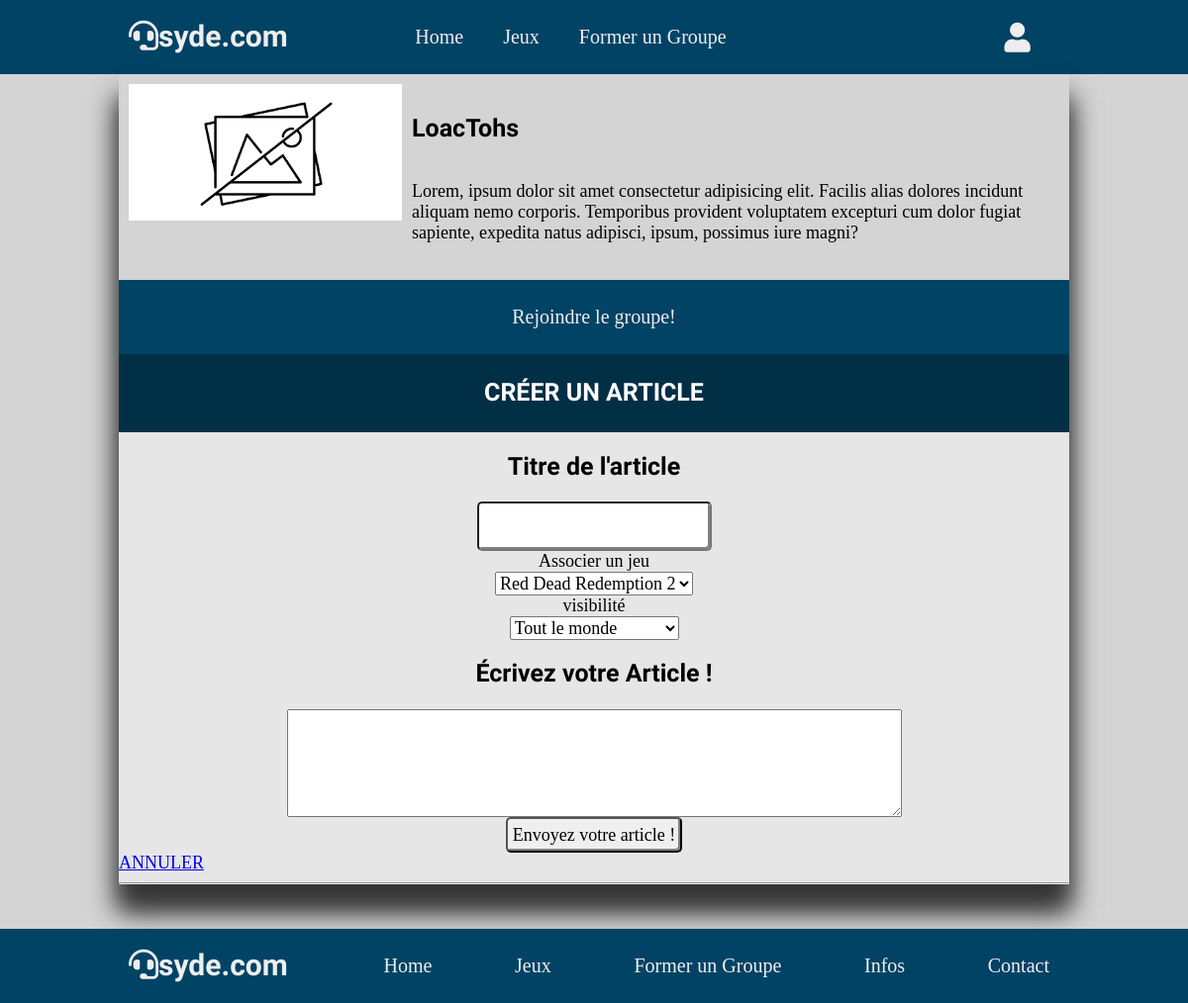
Page /?page=Articles/Add&group_id=11 (signed in) on the committed database.
### tables this page shows
CREATE TABLE `groups` (
  `group_id` int(11) UNSIGNED NOT NULL,
  `group_creator_id` int(11) UNSIGNED NOT NULL,
  `group_title` text NOT NULL,
  `group_description` text NOT NULL,
  `group_img` varchar(255) NOT NULL DEFAULT 'no-images.png',
  `group_rate` int(11) DEFAULT '0',
  `group_created_at` date NOT NULL
);

### index.php (called while the page is built, shortened)
<?php
require_once 'program/Database.class.php';
$content = new Controller;
if(isset($_GET['page'])){
    $contentView = $content->load($_GET['page']);
}else{
    $contentView = $content->load();
}
include $contentView['controllerLink'];
include 'views/layout.phtml';

### controllers/Articles/Add/AddController.class.php (called while the page is built, shortened)
<?php
require_once MODEL.'groupModel.php';
class AddController{
    private $groupModel;
    public function __construct()
    {
        $this->groupModel = new Group();
    }
    public function run(){
        $list = $this->groupModel->findGameOfGroup($_GET['group_id']);
        $group = $this->groupModel->findOne($_GET['group_id']);
        return [
            'group' => $group,
            'jeux' => $list
        ];
    }
}
$add = new AddController();
extract($add->run());

### program/Database.class.php (called while the page is built, shortened)
<?php
class Database
{
	private $pdo;
	private $dsn	 	= 'mysql:host=localhost;dbname=gaming-site;charset=utf8';
	private $password 	= '';
	private $user	 	= 'root';
	public function __construct()
	{
		$this->pdo = new PDO
		(
			$this->dsn,$this->user,$this->password,
			[
				PDO::ATTR_ERRMODE => PDO::ERRMODE_EXCEPTION
			]
		);
		$this->pdo->exec('SET NAMES UTF8');
	}
    public function query($sql, array $criteria = array())
    {
        $query = $this->pdo->prepare($sql);
        $query->execute($criteria);
        return $query->fetchAll(PDO::FETCH_ASSOC);
    }
    public function queryOne($sql, array $criteria = array())
    {
        $query = $this->pdo->prepare($sql);
        $query->execute($criteria);
        return $query->fetch(PDO::FETCH_ASSOC);
    }
}

### models/groupModel.php (called while the page is built, shortened)
<?php
class Group{
    private $db;
    public function __construct()
    {
        $this->db = new Database();
    }
    public function findOne(int $id)
    {
        return $this->db->queryOne(
            'SELECT * FROM `groups` WHERE `group_id` = :id',
            [
                ':id'   => $id
            ]
        );
    }
    public function findGameOfGroup(int $id){
        return $this->db->query(
            "SELECT `jeu_title`, `jeu_id` FROM `jeux`
            INNER JOIN `game_by_group` ON game_by_group.game_id = jeux.jeu_id
            WHERE group_id = :id",[
                ':id' => $id
            ]
        );
    }
}

### views/Articles/Add/AddView.phtml (the view, shortened to what this page needs)
<main class="container box-shd">
    <?php include'views/Group/MenuGroup.phtml' ;?>
    <section>
        <h2>Créer un Article</h2>
        <div id="create_form">
            <form action="?page=Articles/Add&group_id=<?= $group['group_id']?>" method="POST">
                <label for="article_title"><h2>Titre de l'article</h2></label>
                    <input type="text" name="article_title" id="article_title" required>
                <label for="jeu_name">Associer un jeu</label>
                    <select name="jeu_name" id="jeu_name">
                        <?php foreach($jeux as $jeu):?>
                            <option value="<?= $jeu['jeu_id']?>"><?= $jeu['jeu_title']?></option>
                        <?php endforeach;?>
                    </select>
                <label for="visible_by">visibilité</label>
                    <select name="visible_by" id="visible_by">
                        <option value="2" selected>Tout le monde</option>
                    </select>
                <label for="article_content"><h2>Écrivez votre Article !</h2></label>
                    <textarea name="article_content" id="article_content" rows="5" cols="60" required></textarea>
                    <input type="submit" value="Envoyez votre article !">
            </form>
            <a href="?page=Group&group_id=<?= $group['group_id']?>">ANNULER</a>
            <hr>
        </div>
    </section>
</main>

### views/Group/MenuGroup.phtml (shortened to what this page needs)
<div class="row box">
        <div class="full-width content-40">
            <img src="images/group/<?= $group['group_img']?>" alt="">
        </div>
        <div class="col btw box content-60">
            <h2><?= htmlspecialchars($group['group_title'])?></h2>
            <p><?= htmlspecialchars($group['group_description'])?></p>
        </div>
    </div>
    <div class="grp-menu">
        <nav>
            <ul>
                <?php if(!isset($_SESSION['user']) || $_SESSION['user']['group_id'] != $group['group_id']):?>
                    <li><a href="?page=Group&group_id=<?= $group['group_id']?>&join=1" title="Rejoindre le groupe">Rejoindre le groupe!</a></li>
                <?php endif;?>
            </ul>
        </nav>
    </div>

### style.css (style rules this page uses)
html { font-size : 62.5%; }
body { font-size: 1.8rem; margin : 0 auto; background-color: #d4d4d4; }
h2 { font-family: 'Sawarabi Mincho', sans-serif; font-size: 2.5rem; }
.full-width img { width: 100%; }
.container { width : 80%; margin : 0 auto; }
.box { margin: 0; padding: 10px; }
.content-40 { width: 30%; }
.content-60 { width: 70%; }
main { margin-bottom: 45px !important; }
.col { display: flex; flex-direction: column; }
.row { display: flex; flex-direction: row; }
.btw { justify-content: space-between; }
.box-shd { box-shadow: 0px 25px 25px #333, 0px 25px 25px #666; }
header, footer, .grp-menu { margin : 0 auto; background-color: #004365; }
.grp-menu nav ul { padding : 0; display : flex; flex-direction: row; justify-content: space-around; align-items: center; margin : 0 auto 0 ; height : auto; }
header nav ul li, footer nav ul li, .grp-menu nav ul li { display : flex; flex-direction: column; list-style-type: none; text-align: center; height : 75px; justify-content: center; transition: all 300ms ease-in-out; }
header nav ul li a, footer nav ul li a, .grp-menu nav ul li a { display : inline-block; text-decoration: none; font-size: 2rem; text-align : center ; padding: 20px 20px 20px; color:#eee; }
main > section:nth-child(odd) { background-color: #e6e6e6; }
section> h2 { text-align: center; text-transform: uppercase; color : white; background-color: #002f46; margin : 0; padding : 1em; position: relative; z-index: 3; }
#create_form form { display: flex; flex-direction: column; align-items: center; }
#create_form input { border-radius : 5px; box-shadow: inset -2px -2px 0px grey; padding : 5px; height : 2em; }

### rows in the picture
groups: group_img (placeholder picture), group_title "LoacTohs", group_description "Lorem, ipsum dolor sit amet consectetur adipisicing elit. Facilis alias dolores incidunt aliquam nemo corporis. Temporibus provident voluptatem excepturi cum dolor fugiat sapiente, expedita natus adipisci, ipsum, possimus iure magni?"

### other values in the picture
form field jeu_name "Red Dead Redemption 2"
